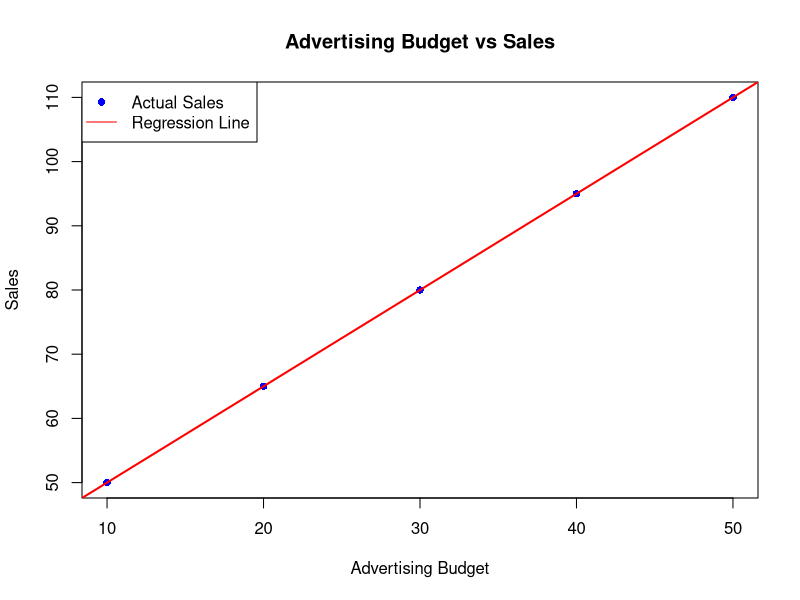
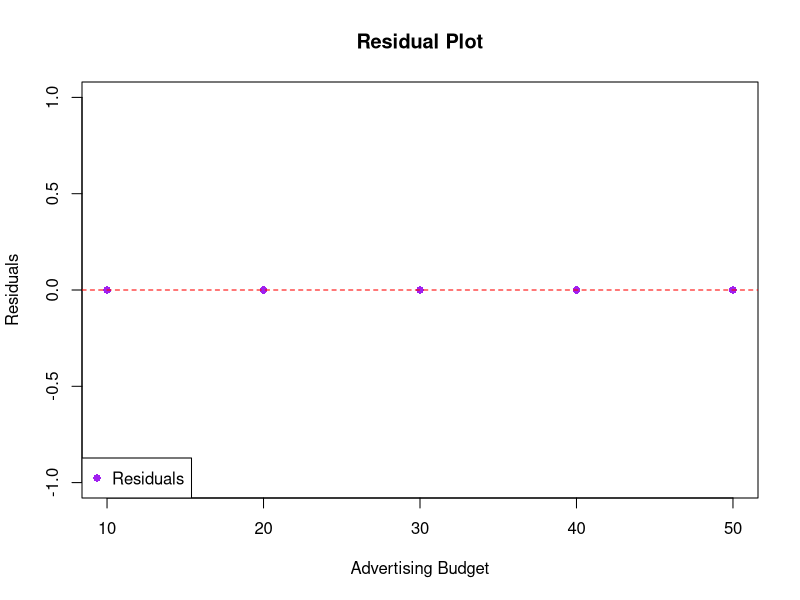

R code for these plots, in order:
# Input data: Advertising budget and sales
advertising <- c(10, 20, 30, 40, 50)
sales <- c(50, 65, 80, 95, 110)

# Calculate slope (m) and intercept (b)
n <- length(advertising)
m <- (n * sum(advertising * sales) - sum(advertising) * sum(sales)) / (n * sum(advertising^2) - (sum(advertising))^2)
b <- (sum(sales) - m * sum(advertising)) / n

# Predicted sales
predicted_sales <- m * advertising + b

# Calculate residuals
residuals <- sales - predicted_sales

# Mean Squared Error (MSE)
mse <- mean(residuals^2)

# Print regression equation and MSE
cat("Regression Equation: y =", round(m, 2), "x +", round(b, 2), "\n")
cat("Mean Squared Error (MSE):", round(mse, 2), "\n")

# Plot: Actual vs Predicted Sales
plot(advertising, sales, col = "blue", pch = 16, xlab = "Advertising Budget", ylab = "Sales",
     main = "Advertising Budget vs Sales")
abline(a = b, b = m, col = "red", lwd = 2)
legend("topleft", legend = c("Actual Sales", "Regression Line"), col = c("blue", "red"), pch = c(16, NA), lty = c(NA, 1))

# Plot: Residuals
plot(advertising, residuals, col = "purple", pch = 16, xlab = "Advertising Budget", ylab = "Residuals",
     main = "Residual Plot")
abline(h = 0, col = "red", lty = 2)
legend("bottomleft", legend = "Residuals", col = "purple", pch = 16)

